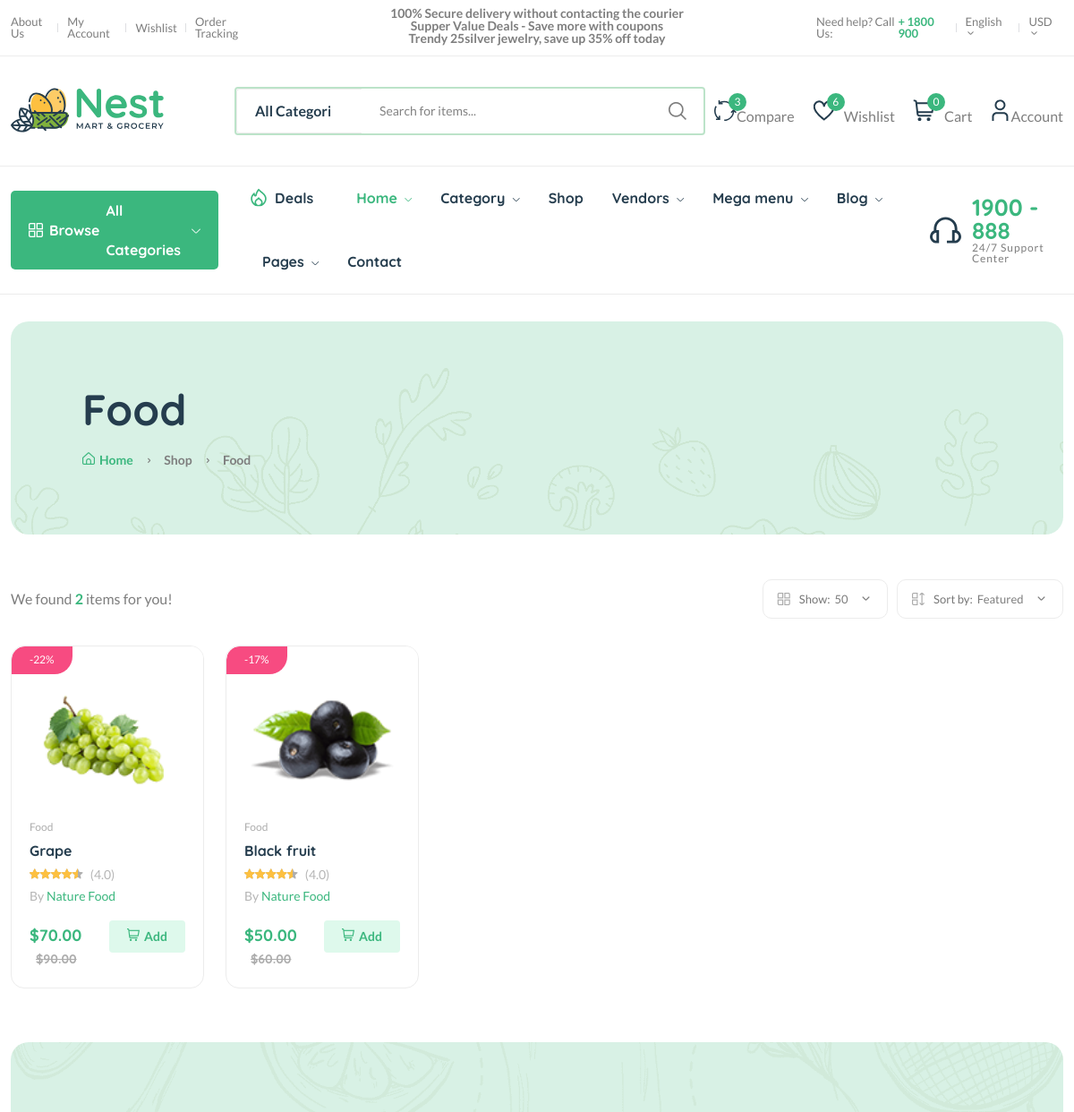
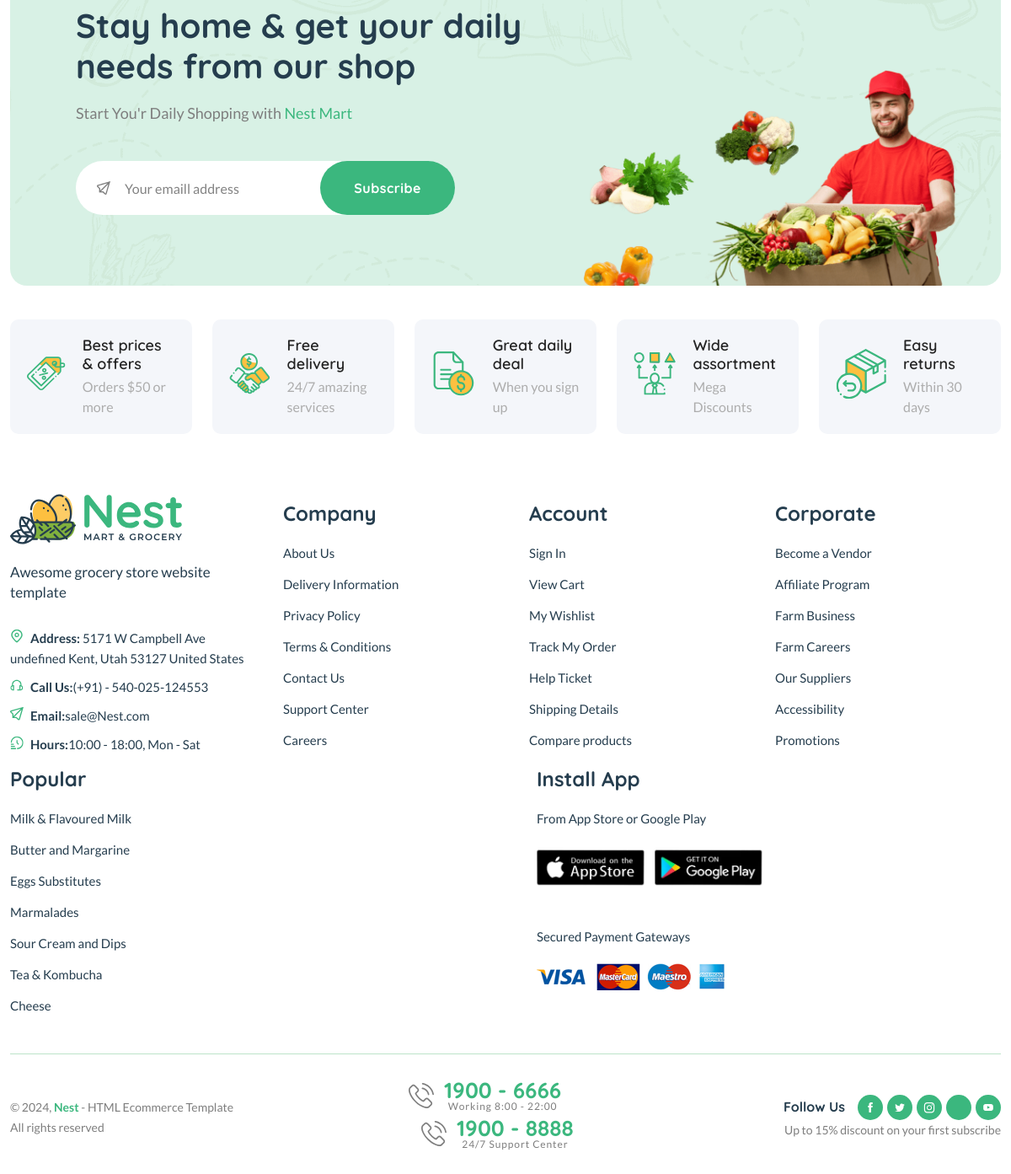
The app's page /category/cat3eada5chdd/ with its own data (2 pictures, top to bottom).
### e_shop/models.py (models this page shows, shortened)
class Category(models.Model):
    cid = ShortUUIDField(unique=True, length=10, max_length=30, prefix="cat", alphabet="abcdefgh12345")
    title= models.CharField(max_length=100, default="food")
    image = models.ImageField(upload_to="category", default="category.jpg")
    class Meta:
        verbose_name_plural = "Categories"
    def __str__(self):
        return self.title

class product(models.Model):
    pid = ShortUUIDField(unique=True, length=10, max_length=30, alphabet="abcdefgh12345")
    user = models.ForeignKey(User, on_delete=models.SET_NULL, null=True)
    category = models.ForeignKey(Category, on_delete=models.SET_NULL, null=True, related_name="category")
    vendor = models.ForeignKey(Vendor, on_delete=models.SET_NULL, null=True, related_name="products")
    title = models.CharField(max_length=100, default="fresh fruit")
    image = models.ImageField(upload_to="user_directory_path", default="product.jpg")
    description = RichTextUploadingField(null=True, blank=True, default="This is the product")
    price= models.DecimalField(max_digits=65, decimal_places=2, default="1.99")
    old_price= models.DecimalField(max_digits=65, decimal_places=2, default="2.99")
    specifications= RichTextUploadingField(null=True, blank=True)
    type=models.CharField(max_length=100, default="Organic",  null=True, blank=True)
    stock_count=models.CharField(max_length=100, default="10", null=True, blank=True)
    life=models.CharField(max_length=100, default="100 Days", null=True, blank=True)
    mfd=models.DateTimeField(auto_now_add=False, null=True, blank=True)
    tags = TaggableManager(blank=True)
    product_status = models.CharField(choices=STATUS, max_length=10, default="in_review")
    status= models.BooleanField(default=True)
    in_stock= models.BooleanField(default=True)
    featured= models.BooleanField(default=False)
    digital= models.BooleanField(default=False)
    sku = ShortUUIDField(unique=True, length=4, max_length=10, prefix="sku", alphabet="1234567890")
    date = models.DateField(auto_now_add=True)
    updated = models.DateField(null=True, blank=True)
    class Meta:
        verbose_name_plural = "Products"
    def get_percentage(self):
        new_price= ((self.price - self.old_price)/self.old_price) * 100
        return new_price

class Vendor(models.Model):
    vid = ShortUUIDField(unique=True, length=10, max_length=30, prefix="ven", alphabet="abcdefgh12345")
    title = models.CharField(max_length=100, default="amazon")
    image = models.ImageField(upload_to="user_directory_path", default="vendor.jpg")
    cover_image = models.ImageField(upload_to="user_directory_path", default="vendor.jpg")
    description = RichTextUploadingField(null=True, blank=True, default="I am a vendor")
    address = models.CharField(max_length=100, default="bangladesh")
    contact = models.CharField(max_length=100, default="01315199939")
    chat_resp_time = models.CharField(max_length=100, default=100)
    shipping_on_time = models.CharField(max_length=100, default=100)
    chat_resp_time = models.CharField(max_length=100, default=100)
    authentic_rating = models.CharField(max_length=100, default=100)
    days_return = models.CharField(max_length=100, default=100)
    warranty_period = models.CharField(max_length=100, default=100)
    date = models.DateTimeField(auto_now_add=True, null=True, blank=True)
    user = models.ForeignKey(User, on_delete=models.SET_NULL, null=True)
    class Meta:
        verbose_name_plural = "Vendors"
    def __str__(self):
        return self.title

### e_shop/views.py (the view)
# urls.py: path("category/<cid>/", category_product_list_view, name= "category-product-list"),
def category_product_list_view(request,cid): #with cid get product
    category = Category.objects.get(cid=cid)
    products = product.objects.filter(product_status="published", category=category)
    context = {
        "category": category,
        "products":products,
    }
    return render(request, 'e_shop/category-product-list.html',context)

### templates/e_shop/category-product-list.html (shortened to what this page needs)
{% extends "partials/base.html" %}
{% block content %}
{% load static %}
    <main class="main">
        <div class="page-header mt-30 mb-50">
            <div class="container">
                <div class="archive-header">
                    <div class="row align-items-center">
                        <div class="col-xl-3">
                            <h1 class="mb-15">{{category.title}}</h1>
                            <div class="breadcrumb">
                                <a href="{% url 'index' %}" rel="nofollow"><i class="fi-rs-home mr-5"></i>Home</a>
                                <span></span> Shop <span></span> {{category.title}}
                            </div>
                        </div>
                    </div>
                </div>
            </div>
        </div>
        <div class="container mb-30">
            <div class="row">
                <div class="col-12">
                    <div class="shop-product-fillter">
                        <div class="totall-product">
                            <p>We found <strong class="text-brand">{{products.count}}</strong> item{{products.count|pluralize}} for you!</p>
                        </div>
                        <div class="sort-by-product-area">
                            <div class="sort-by-cover mr-10">
                                <div class="sort-by-product-wrap">
                                    <div class="sort-by">
                                        <span><i class="fi-rs-apps"></i>Show:</span>
                                    </div>
                                    <div class="sort-by-dropdown-wrap">
                                        <span> 50 <i class="fi-rs-angle-small-down"></i></span>
                                    </div>
                                </div>
                            </div>
                            <div class="sort-by-cover">
                                <div class="sort-by-product-wrap">
                                    <div class="sort-by">
                                        <span><i class="fi-rs-apps-sort"></i>Sort by:</span>
                                    </div>
                                    <div class="sort-by-dropdown-wrap">
                                        <span> Featured <i class="fi-rs-angle-small-down"></i></span>
                                    </div>
                                </div>
                            </div>
                        </div>
                    </div>
                    <div class="row product-grid">
                        {% for p in products%}
                        <div class="col-lg-1-5 col-md-4 col-12 col-sm-6">
                            <div class="product-cart-wrap mb-30">
                                <div class="product-img-action-wrap">
                                    <div class="product-img product-img-zoom">
                                        <a href="{% url 'product-detail' p.pid %}">
                                            <img class="default-img" src="{{p.image.url}}" alt="" />
                                        </a>
                                    </div>
                                    <div class="product-badges product-badges-position product-badges-mrg">
                                        <span class="hot">{{p.get_percentage|floatformat:0}}%</span>
                                    </div>
                                </div>
                                <div class="product-content-wrap">
                                    <div class="product-category">
                                        <a href="{% url 'category-product-list' p.category.cid %}">{{p.category}}</a>
                                    </div>
                                    <h2><a href="{% url 'product-detail' p.pid %}">{{p.title}}</a></h2>
                                    <div class="product-rate-cover">
                                        <div class="product-rate d-inline-block">
                                            <div class="product-rating" style="width: 90%"></div>
                                        </div>
                                        <span class="font-small ml-5 text-muted"> (4.0)</span>
                                    </div>
                                    <div>
                                        <span class="font-small text-muted">By <a href="vendor-details-1.html">{{p.vendor}}</a></span>
                                    </div>
                                    <div class="product-card-bottom">
                                        <div class="product-price">
                                            <span>$<span class="current-price current_product-price-{{ p.id }} text-brand">{{p.price}}</span>
                                            <span class="old-price">${{p.old_price}}</span>
                                        </div>
                                        <div class="add-cart">
                                            <a class="add" href="shop-cart.html"><i class="fi-rs-shopping-cart mr-5"></i>Add </a>
                                        </div>
                                    </div>
                                </div>
                            </div>
                        </div>
                        {% endfor %}
                    </div>
                </div>
            </div>
        </div>
    </main>
{% endblock content %}

### records on screen
Category: title "Food"
product: image (picture), get_percentage "-22", category "Food", title "Grape", vendor "Nature Food", price "70.00", old_price "90.00"
product: image (picture), get_percentage "-17", category "Food", title "Black fruit", vendor "Nature Food", price "50.00", old_price "60.00"

### other values on screen
{{ request.session.cart_data_obj|length }} "0"
{{ products.count }} "2"
